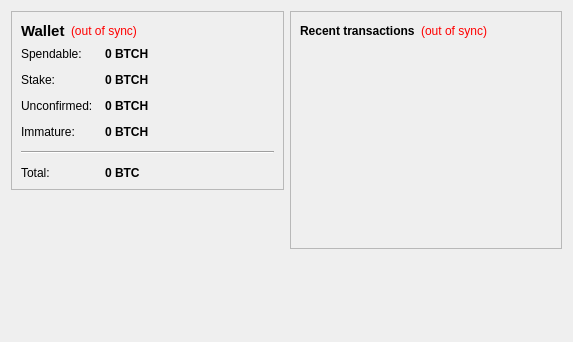
<?xml version="1.0" encoding="UTF-8"?>
<ui version="4.0">
 <class>OverviewPage</class>
 <widget class="QWidget" name="OverviewPage">
  <property name="geometry">
   <rect>
    <x>0</x>
    <y>0</y>
    <width>573</width>
    <height>342</height>
   </rect>
  </property>
  <property name="windowTitle">
   <string>Form</string>
  </property>
  <layout class="QHBoxLayout" name="horizontalLayout" stretch="1,1">
   <item>
    <layout class="QVBoxLayout" name="verticalLayout_2">
     <item>
      <widget class="QFrame" name="frame">
       <property name="frameShape">
        <enum>QFrame::StyledPanel</enum>
       </property>
       <property name="frameShadow">
        <enum>QFrame::Raised</enum>
       </property>
       <layout class="QVBoxLayout" name="verticalLayout_4">
        <item>
         <layout class="QHBoxLayout" name="horizontalLayout_4">
          <item>
           <widget class="QLabel" name="label_5">
            <property name="font">
             <font>
              <pointsize>11</pointsize>
              <weight>75</weight>
              <bold>true</bold>
             </font>
            </property>
            <property name="text">
             <string>Wallet</string>
            </property>
           </widget>
          </item>
          <item>
           <widget class="QLabel" name="labelWalletStatus">
            <property name="toolTip">
             <string>The displayed information may be out of date. Your wallet automatically synchronizes with the BitchCoin network after a connection is established, but this process has not completed yet.</string>
            </property>
            <property name="styleSheet">
             <string notr="true">QLabel { color: red; }</string>
            </property>
            <property name="text">
             <string notr="true">(out of sync)</string>
            </property>
            <property name="alignment">
             <set>Qt::AlignLeading|Qt::AlignLeft|Qt::AlignVCenter</set>
            </property>
           </widget>
          </item>
          <item>
           <spacer name="horizontalSpacer_2">
            <property name="orientation">
             <enum>Qt::Horizontal</enum>
            </property>
            <property name="sizeHint" stdset="0">
             <size>
              <width>40</width>
              <height>20</height>
             </size>
            </property>
           </spacer>
          </item>
         </layout>
        </item>
        <item>
         <layout class="QFormLayout" name="formLayout_2">
          <property name="fieldGrowthPolicy">
           <enum>QFormLayout::AllNonFixedFieldsGrow</enum>
          </property>
          <property name="horizontalSpacing">
           <number>12</number>
          </property>
          <property name="verticalSpacing">
           <number>12</number>
          </property>
          <item row="0" column="0">
           <widget class="QLabel" name="label">
            <property name="text">
             <string>Spendable:</string>
            </property>
           </widget>
          </item>
          <item row="0" column="1">
           <widget class="QLabel" name="labelBalance">
            <property name="font">
             <font>
              <weight>75</weight>
              <bold>true</bold>
             </font>
            </property>
            <property name="cursor">
             <cursorShape>IBeamCursor</cursorShape>
            </property>
            <property name="toolTip">
             <string>Your current spendable balance</string>
            </property>
            <property name="text">
             <string notr="true">0 BTCH</string>
            </property>
            <property name="textInteractionFlags">
             <set>Qt::LinksAccessibleByMouse|Qt::TextSelectableByKeyboard|Qt::TextSelectableByMouse</set>
            </property>
           </widget>
          </item>
          <item row="1" column="0">
           <widget class="QLabel" name="label_6">
            <property name="text">
             <string>Stake:</string>
            </property>
           </widget>
          </item>
          <item row="1" column="1">
           <widget class="QLabel" name="labelStake">
            <property name="font">
             <font>
              <weight>75</weight>
              <bold>true</bold>
             </font>
            </property>
            <property name="cursor">
             <cursorShape>IBeamCursor</cursorShape>
            </property>
            <property name="toolTip">
             <string>Total of coins that was staked, and do not yet count toward the current balance</string>
            </property>
            <property name="text">
             <string notr="true">0 BTCH</string>
            </property>
            <property name="textInteractionFlags">
             <set>Qt::LinksAccessibleByMouse|Qt::TextSelectableByKeyboard|Qt::TextSelectableByMouse</set>
            </property>
           </widget>
          </item>
          <item row="2" column="0">
           <widget class="QLabel" name="label_3">
            <property name="text">
             <string>Unconfirmed:</string>
            </property>
           </widget>
          </item>
          <item row="2" column="1">
           <widget class="QLabel" name="labelUnconfirmed">
            <property name="font">
             <font>
              <weight>75</weight>
              <bold>true</bold>
             </font>
            </property>
            <property name="cursor">
             <cursorShape>IBeamCursor</cursorShape>
            </property>
            <property name="toolTip">
             <string>Total of transactions that have yet to be confirmed, and do not yet count toward the current balance</string>
            </property>
            <property name="text">
             <string notr="true">0 BTCH</string>
            </property>
            <property name="textInteractionFlags">
             <set>Qt::LinksAccessibleByMouse|Qt::TextSelectableByKeyboard|Qt::TextSelectableByMouse</set>
            </property>
           </widget>
          </item>
          <item row="3" column="0">
           <widget class="QLabel" name="labelImmatureText">
            <property name="text">
             <string>Immature:</string>
            </property>
           </widget>
          </item>
          <item row="3" column="1">
           <widget class="QLabel" name="labelImmature">
            <property name="font">
             <font>
              <weight>75</weight>
              <bold>true</bold>
             </font>
            </property>
            <property name="toolTip">
             <string>Mined balance that has not yet matured</string>
            </property>
            <property name="text">
             <string notr="true">0 BTCH</string>
            </property>
            <property name="textInteractionFlags">
             <set>Qt::LinksAccessibleByMouse|Qt::TextSelectableByKeyboard|Qt::TextSelectableByMouse</set>
            </property>
           </widget>
          </item>
          <item row="4" column="0" colspan="2">
           <widget class="Line" name="line">
            <property name="orientation">
             <enum>Qt::Horizontal</enum>
            </property>
           </widget>
          </item>
          <item row="5" column="0">
           <widget class="QLabel" name="labelTotalText">
            <property name="text">
             <string>Total:</string>
            </property>
           </widget>
          </item>
          <item row="5" column="1">
           <widget class="QLabel" name="labelTotal">
            <property name="font">
             <font>
              <weight>75</weight>
              <bold>true</bold>
             </font>
            </property>
            <property name="cursor">
             <cursorShape>IBeamCursor</cursorShape>
            </property>
            <property name="toolTip">
             <string>Your current total balance</string>
            </property>
            <property name="text">
             <string notr="true">0 BTC</string>
            </property>
            <property name="textInteractionFlags">
             <set>Qt::LinksAccessibleByMouse|Qt::TextSelectableByKeyboard|Qt::TextSelectableByMouse</set>
            </property>
           </widget>
          </item>
         </layout>
        </item>
       </layout>
      </widget>
     </item>
     <item>
      <spacer name="verticalSpacer">
       <property name="orientation">
        <enum>Qt::Vertical</enum>
       </property>
       <property name="sizeHint" stdset="0">
        <size>
         <width>20</width>
         <height>40</height>
        </size>
       </property>
      </spacer>
     </item>
    </layout>
   </item>
   <item>
    <layout class="QVBoxLayout" name="verticalLayout_3">
     <item>
      <widget class="QFrame" name="frame_2">
       <property name="frameShape">
        <enum>QFrame::StyledPanel</enum>
       </property>
       <property name="frameShadow">
        <enum>QFrame::Raised</enum>
       </property>
       <layout class="QVBoxLayout" name="verticalLayout">
        <item>
         <layout class="QHBoxLayout" name="horizontalLayout_2">
          <item>
           <widget class="QLabel" name="label_4">
            <property name="text">
             <string>&lt;b&gt;Recent transactions&lt;/b&gt;</string>
            </property>
           </widget>
          </item>
          <item>
           <widget class="QLabel" name="labelTransactionsStatus">
            <property name="toolTip">
             <string>The displayed information may be out of date. Your wallet automatically synchronizes with the BitchCoin network after a connection is established, but this process has not completed yet.</string>
            </property>
            <property name="styleSheet">
             <string notr="true">QLabel { color: red; }</string>
            </property>
            <property name="text">
             <string notr="true">(out of sync)</string>
            </property>
            <property name="alignment">
             <set>Qt::AlignRight|Qt::AlignTrailing|Qt::AlignVCenter</set>
            </property>
           </widget>
          </item>
          <item>
           <spacer name="horizontalSpacer">
            <property name="orientation">
             <enum>Qt::Horizontal</enum>
            </property>
            <property name="sizeHint" stdset="0">
             <size>
              <width>40</width>
              <height>20</height>
             </size>
            </property>
           </spacer>
          </item>
         </layout>
        </item>
        <item>
         <widget class="QListView" name="listTransactions">
          <property name="styleSheet">
           <string notr="true">QListView { background: transparent; }</string>
          </property>
          <property name="frameShape">
           <enum>QFrame::NoFrame</enum>
          </property>
          <property name="verticalScrollBarPolicy">
           <enum>Qt::ScrollBarAlwaysOff</enum>
          </property>
          <property name="horizontalScrollBarPolicy">
           <enum>Qt::ScrollBarAlwaysOff</enum>
          </property>
          <property name="selectionMode">
           <enum>QAbstractItemView::NoSelection</enum>
          </property>
         </widget>
        </item>
       </layout>
      </widget>
     </item>
     <item>
      <spacer name="verticalSpacer_2">
       <property name="orientation">
        <enum>Qt::Vertical</enum>
       </property>
       <property name="sizeHint" stdset="0">
        <size>
         <width>20</width>
         <height>40</height>
        </size>
       </property>
      </spacer>
     </item>
    </layout>
   </item>
  </layout>
 </widget>
 <resources/>
 <connections/>
</ui>
